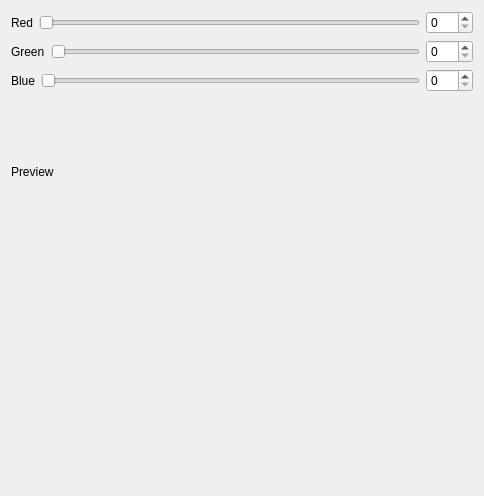
<?xml version="1.0" encoding="UTF-8"?>
<ui version="4.0">
 <class>Widget</class>
 <widget class="QWidget" name="Widget">
  <property name="geometry">
   <rect>
    <x>0</x>
    <y>0</y>
    <width>484</width>
    <height>496</height>
   </rect>
  </property>
  <property name="windowTitle">
   <string>Widget</string>
  </property>
  <layout class="QVBoxLayout" name="verticalLayout_2">
   <item>
    <layout class="QVBoxLayout" name="verticalLayout">
     <item>
      <layout class="QHBoxLayout" name="horizontalLayout">
       <item>
        <widget class="QLabel" name="label">
         <property name="text">
          <string>Red</string>
         </property>
        </widget>
       </item>
       <item>
        <widget class="QSlider" name="redSlide">
         <property name="maximum">
          <number>255</number>
         </property>
         <property name="orientation">
          <enum>Qt::Horizontal</enum>
         </property>
        </widget>
       </item>
       <item>
        <widget class="QSpinBox" name="redSpin">
         <property name="maximum">
          <number>255</number>
         </property>
        </widget>
       </item>
      </layout>
     </item>
     <item>
      <layout class="QHBoxLayout" name="horizontalLayout_2">
       <item>
        <widget class="QLabel" name="label_2">
         <property name="text">
          <string>Green</string>
         </property>
        </widget>
       </item>
       <item>
        <widget class="QSlider" name="greenSlide">
         <property name="maximum">
          <number>255</number>
         </property>
         <property name="orientation">
          <enum>Qt::Horizontal</enum>
         </property>
        </widget>
       </item>
       <item>
        <widget class="QSpinBox" name="greenSpin">
         <property name="maximum">
          <number>255</number>
         </property>
        </widget>
       </item>
      </layout>
     </item>
     <item>
      <layout class="QHBoxLayout" name="horizontalLayout_3">
       <item>
        <widget class="QLabel" name="label_3">
         <property name="text">
          <string>Blue</string>
         </property>
        </widget>
       </item>
       <item>
        <widget class="QSlider" name="blueSlider">
         <property name="maximum">
          <number>255</number>
         </property>
         <property name="orientation">
          <enum>Qt::Horizontal</enum>
         </property>
        </widget>
       </item>
       <item>
        <widget class="QSpinBox" name="blueSpin">
         <property name="maximum">
          <number>255</number>
         </property>
        </widget>
       </item>
      </layout>
     </item>
     <item>
      <widget class="QLabel" name="label_4">
       <property name="text">
        <string>Preview</string>
       </property>
      </widget>
     </item>
    </layout>
   </item>
   <item>
    <widget class="RectangleWidget" name="rectWidg" native="true"/>
   </item>
  </layout>
 </widget>
 <layoutdefault spacing="6" margin="11"/>
 <customwidgets>
  <customwidget>
   <class>RectangleWidget</class>
   <extends>QWidget</extends>
   <header>rectanglewidget.h</header>
   <container>1</container>
  </customwidget>
 </customwidgets>
 <resources/>
 <connections>
  <connection>
   <sender>redSlide</sender>
   <signal>valueChanged(int)</signal>
   <receiver>redSpin</receiver>
   <slot>setValue(int)</slot>
   <hints>
    <hint type="sourcelabel">
     <x>109</x>
     <y>37</y>
    </hint>
    <hint type="destinationlabel">
     <x>447</x>
     <y>44</y>
    </hint>
   </hints>
  </connection>
  <connection>
   <sender>greenSlide</sender>
   <signal>valueChanged(int)</signal>
   <receiver>greenSpin</receiver>
   <slot>setValue(int)</slot>
   <hints>
    <hint type="sourcelabel">
     <x>237</x>
     <y>101</y>
    </hint>
    <hint type="destinationlabel">
     <x>445</x>
     <y>108</y>
    </hint>
   </hints>
  </connection>
  <connection>
   <sender>blueSlider</sender>
   <signal>valueChanged(int)</signal>
   <receiver>blueSpin</receiver>
   <slot>setValue(int)</slot>
   <hints>
    <hint type="sourcelabel">
     <x>277</x>
     <y>159</y>
    </hint>
    <hint type="destinationlabel">
     <x>447</x>
     <y>163</y>
    </hint>
   </hints>
  </connection>
  <connection>
   <sender>redSpin</sender>
   <signal>valueChanged(int)</signal>
   <receiver>redSlide</receiver>
   <slot>setValue(int)</slot>
   <hints>
    <hint type="sourcelabel">
     <x>441</x>
     <y>30</y>
    </hint>
    <hint type="destinationlabel">
     <x>317</x>
     <y>36</y>
    </hint>
   </hints>
  </connection>
  <connection>
   <sender>greenSpin</sender>
   <signal>valueChanged(int)</signal>
   <receiver>greenSlide</receiver>
   <slot>setValue(int)</slot>
   <hints>
    <hint type="sourcelabel">
     <x>430</x>
     <y>91</y>
    </hint>
    <hint type="destinationlabel">
     <x>327</x>
     <y>103</y>
    </hint>
   </hints>
  </connection>
  <connection>
   <sender>blueSpin</sender>
   <signal>valueChanged(int)</signal>
   <receiver>blueSlider</receiver>
   <slot>setValue(int)</slot>
   <hints>
    <hint type="sourcelabel">
     <x>435</x>
     <y>147</y>
    </hint>
    <hint type="destinationlabel">
     <x>284</x>
     <y>163</y>
    </hint>
   </hints>
  </connection>
 </connections>
</ui>
